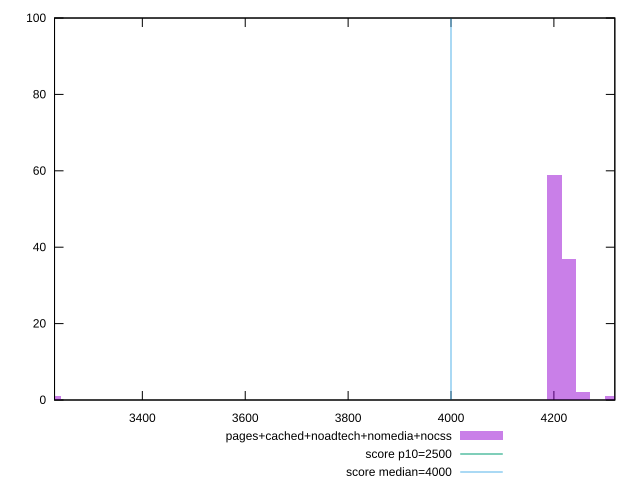

Reproduce this figure in gnuplot.
reset

$pagesCachedNoadtechNomediaNocss <<EOF
3227.3023939288905 1
4201.057426579849 59
4228.878998941304 37
4312.343716025673 1
4256.700571302761 2
EOF

set key outside below
set boxwidth 27.821572361455953
set xrange [3229.3085:4318.434]
set yrange [0:100]
set trange [0:100]
set style fill transparent solid 0.5 noborder

set parametric
set terminal svg size 640, 490 enhanced background rgb 'white'
set output "report_00018_2021-02-10T15-25-16.877Z/largest-contentful-paint/comparison/histogram/4_vs_5.svg"

plot $pagesCachedNoadtechNomediaNocss title "pages+cached+noadtech+nomedia+nocss" with boxes, \
     2500,t title "score p10=2500", \
     4000,t title "score median=4000"

reset
